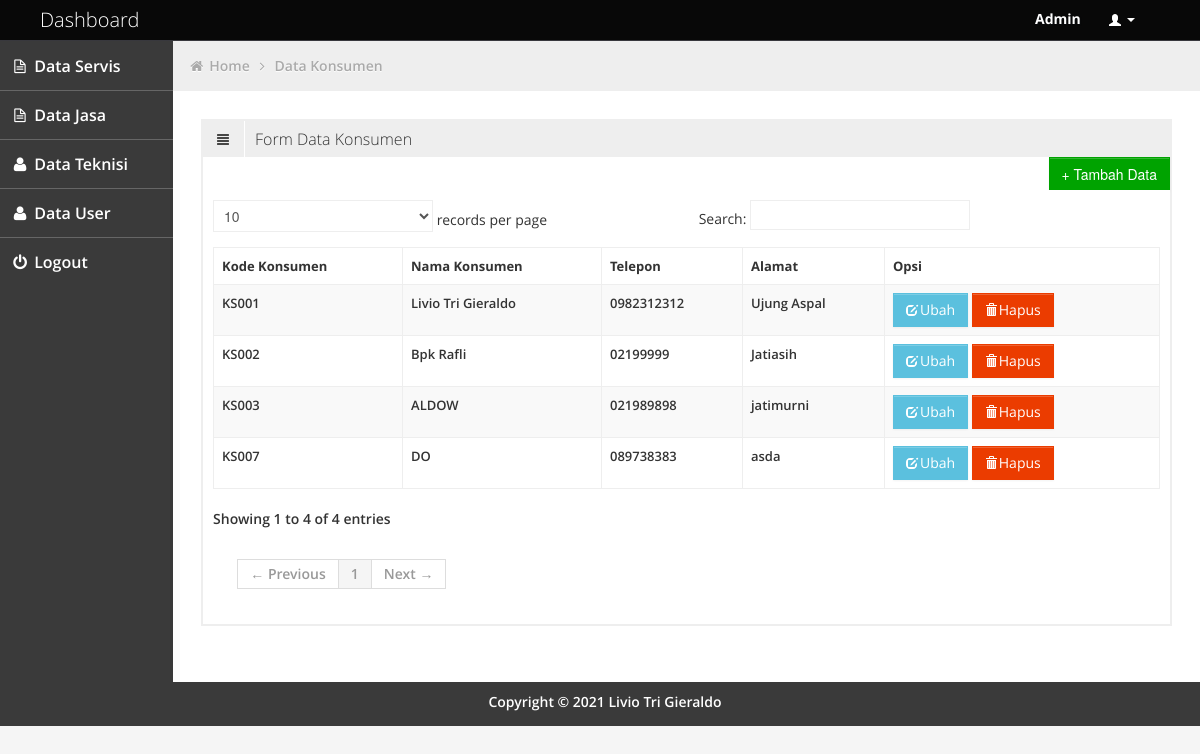
Screenshot of /teknisi/konsumen.php (signed in) with the database file from the repository.
### tables this page shows
CREATE TABLE `konsumen` (
  `id_konsumen` int(10) NOT NULL,
  `kd_konsumen` varchar(10) NOT NULL,
  `nm_konsumen` varchar(100) NOT NULL,
  `telepon` varchar(16) NOT NULL,
  `alamat` varchar(200) NOT NULL
);

### teknisi/konsumen.php (the view, shortened to what this page needs)
<!DOCTYPE html>
<html lang="en">
<head>
	<link id="bootstrap-style" href="../css/bootstrap.min.css" rel="stylesheet">
	<link href="../css/bootstrap-responsive.min.css" rel="stylesheet">
	<link id="base-style" href="../css/style.css" rel="stylesheet">
	<link id="base-style-responsive" href="../css/style-responsive.css" rel="stylesheet">
	<link rel="stylesheet" type="text/css" href="../css2/font.css">
</head>
<body>
	<?php include 'navbar.php'; ?>
		<div class="container-fluid-full">
				<div class="row-fluid">
					<?php include 'sidebarr.php'; ?>
						<div id="content" class="span10">
								<ul class="breadcrumb">
									<li>
										<i class="icon-home"></i>
										<a href="dashboard.php">Home</a>
										<i class="icon-angle-right"></i>
									</li>
									<li><a href="konsumen.php">Data Konsumen</a></li>
								</ul>
			  <div class="row-fluid sortable">
					<div class="box span12">
						<div class="box-header">
							<h2><i class="halflings-icon align-justify"></i><span class="break"></span>Form Data Konsumen </h2>
						</div>
                        <div class="clearfix">
                            <button class="width-35 pull-right btn btn-sm btn-success" onclick="location.href='tambahkonsumen.php'">
                                <span class="bigger-110"> + Tambah Data</span>
                            </button>
                        </div>
						<div class="box-content">
							<table class="table table-striped table-bordered bootstrap-datatable datatable">
						    <thead>
						      <tr>
						        <th><font size="2">Kode Konsumen</th>
						        <th><font size="2">Nama Konsumen</th>
						        <th><font size="2">Telepon</th>
						        <th><font size="2">Alamat</th>
						        <th><font size="2">Opsi</th>
						      </tr>
						    </thead>
						    <tbody>
						    <?php
						    include '../config/koneksi.php';
						    $data = $conn->query("SELECT * FROM konsumen ORDER BY kd_konsumen desc");
						    while ($result = $data->fetch_assoc()){
						    	?>
						      <tr>
						        <td><font size="2"><?php echo $result ['kd_konsumen']; ?></td>
						        <td><font size="2"><?php echo $result ['nm_konsumen'] ; ?></td>
						        <td><font size="2"><?php echo $result ['telepon'] ; ?></td>
						        <td><font size="2"><?php echo $result ['alamat'] ; ?></td>
							    <td class="center">
									<a class="btn btn-info" href="edit_konsumen.php?kd_konsumen=<?php echo $result ['kd_konsumen'] ; ?>" title="Edit Data Konsumen">
										<i class="halflings-icon white edit"></i>Ubah</a>
									<a class="btn btn-danger" href="../aksi/proses.php?kd_konsumen=<?php echo $result ['kd_konsumen'] ; ?>"onclick="return confirm('Apakah anda yakin akan menghapus data ini?')"title="Hapus Data">
										<i class="halflings-icon white trash"></i>Hapus</a>
								</td>
						      </tr>
						      <?php
						      }
						      ?>
						    </tbody>
			 		      </table>
						</div>
					</div>
					</div>
			</div>
				</div>
			</div>
	<?php include 'footer.php';?>
</body>
</html>

### css/style.css (style rules this page uses)
body { background: #F5F5F5; color: #333; border: none; font-family: 'Open Sans', sans-serif; font-weight: 600; }
a { color: #646464; }
h2 { font-size: 16px; line-height: 16px; }
#content { background: #ffffff; filter: none; min-height: 100%; padding: 20px 20px; position: relative; }
.breadcrumb { margin: -28px -28px 28px -28px; line-height: 34px; background: #eee; border: 0px; color: #aaa; -webkit-box-shadow: none; -moz-box-shadow: none; box-shadow: none; -webkit-border-radius: 0px; -moz-border-radius: 0px; border-radius: 0px; }
.breadcrumb a { color: #aaa; text-shadow: 0px 1px 1px #fff; }
.box { border: 2px solid #eee; background: #fff !important; margin-bottom: 28px; }
.box-header { height: 16px; font-size: 16px; line-height: 16px; padding: 10px; background: #eee; -webkit-box-shadow: none; -moz-box-shadow: none; box-shadow: none; overflow: hidden; }
.box-header h2 { float:left; margin-top: 0px; font-weight: 300; }
.box-header h2 i { margin: 0px 3px 0px 4px; opacity: .8; filter: alpha(opacity=80); -ms-filter:"progid:DXImageTransform.Microsoft.Alpha(Opacity=80)"; }
.box-content { position: relative; z-index: 50; margin-top: -1px; padding: 10px; background: #fff !important; }
.btn { display: inline-block; padding: 6px 12px; margin-bottom: 0; font-size: 14px; font-weight: 500; line-height: 20px; text-align: center; white-space: nowrap; vertical-align: middle; cursor: pointer; border: 1px solid #a7a9aa; -webkit-border-radius: 0px !important; border-radius: 0px !important; }
.btn i { margin-top: 2px; }
.btn { color: #ffffff; background-color: #a7a9aa; border-color: #a7a9aa; background-image: none; filter: none; text-shadow: none; }
.btn-danger { background-color: #EB3C00; border-color: #EB3C00; }
.btn-success { background-color: #00A300; border-color: #00A300; }
.btn-info { background-color: #5bc0de; border-color: #5bc0de; }
.table th, .table td { border-top: 1px solid #eee; }
.table-bordered { border-color: #eee; -webkit-border-radius: 0px !important; -moz-border-radius: 0px !important; border-radius: 0px !important; }
.table-bordered th, .table-bordered td { border-left: 1px solid #eee; }
.table-bordered thead:first-child tr:first-child > th:first-child, .table-bordered tbody:first-child tr:first-child > td:first-child, .table-bordered tbody:first-child tr:first-child > th:first-child { -webkit-border-radius: 0px !important; -moz-border-radius: 0px !important; border-radius: 0px !important; }
.table-bordered thead:first-child tr:first-child > th:last-child, .table-bordered tbody:first-child tr:first-child > td:last-child, .table-bordered tbody:first-child tr:first-child > th:last-child { -webkit-border-radius: 0px !important; -moz-border-radius: 0px !important; border-radius: 0px !important; }
.table-bordered thead:last-child tr:last-child > th:first-child, .table-bordered tbody:last-child tr:last-child > td:first-child, .table-bordered tbody:last-child tr:last-child > th:first-child, .table-bordered tfoot:last-child tr:last-child > td:first-child, .table-bordered tfoot:last-child tr:last-child > th:first-child { -webkit-border-radius: 0px !important; -moz-border-radius: 0px !important; border-radius: 0px !important; }
.table-bordered thead:last-child tr:last-child > th:last-child, .table-bordered tbody:last-child tr:last-child > td:last-child, .table-bordered tbody:last-child tr:last-child > th:last-child, .table-bordered tfoot:last-child tr:last-child > td:last-child, .table-bordered tfoot:last-child tr:last-child > th:last-child { -webkit-border-radius: 0px !important; -moz-border-radius: 0px !important; border-radius: 0px !important; }

### css/style-responsive.css (style rules this page uses)
@media (min-width: 1200px) { .container-fluid-full { overflow: hidden; position: relative; height: 100%; } }
@media (min-width: 1200px) { #content { width: 85.578%; padding: 28px; margin: 0px 0px; margin-left: 14.422% !important; } }

### css/halflings.css (style rules this page uses)
html, html .halflings { -webkit-font-smoothing: antialiased !important; }
.halflings-icon { display: inline-block; width: 14px; height: 14px; line-height: 14px; vertical-align: text-top; background-image: url(../img/glyphicons_halflings.svg); background-position: 0 0; background-repeat: no-repeat; vertical-align: top; *display: inline; *zoom: 1; *margin-right: .3em; }
.halflings-icon.white { background-image: url(../img/glyphicons_halflings-white.svg); }
.halflings-icon.trash { background-position: -456px 0; }
.halflings-icon.align-justify { background-position: -336px -48px; }
.halflings-icon.edit { background-position: -96px -72px; }

### rows the page displays
konsumen: kd_konsumen "KS007", nm_konsumen "DO", telepon "089738383", alamat "asda"
konsumen: kd_konsumen "KS003", nm_konsumen "ALDOW", telepon "021989898", alamat "jatimurni"
konsumen: kd_konsumen "KS002", nm_konsumen "Bpk Rafli", telepon "02199999", alamat "Jatiasih"
konsumen: kd_konsumen "KS001", nm_konsumen "Livio Tri Gieraldo", telepon "0982312312", alamat "Ujung Aspal"

### other values shown
$_SESSION['level'] "Admin"
